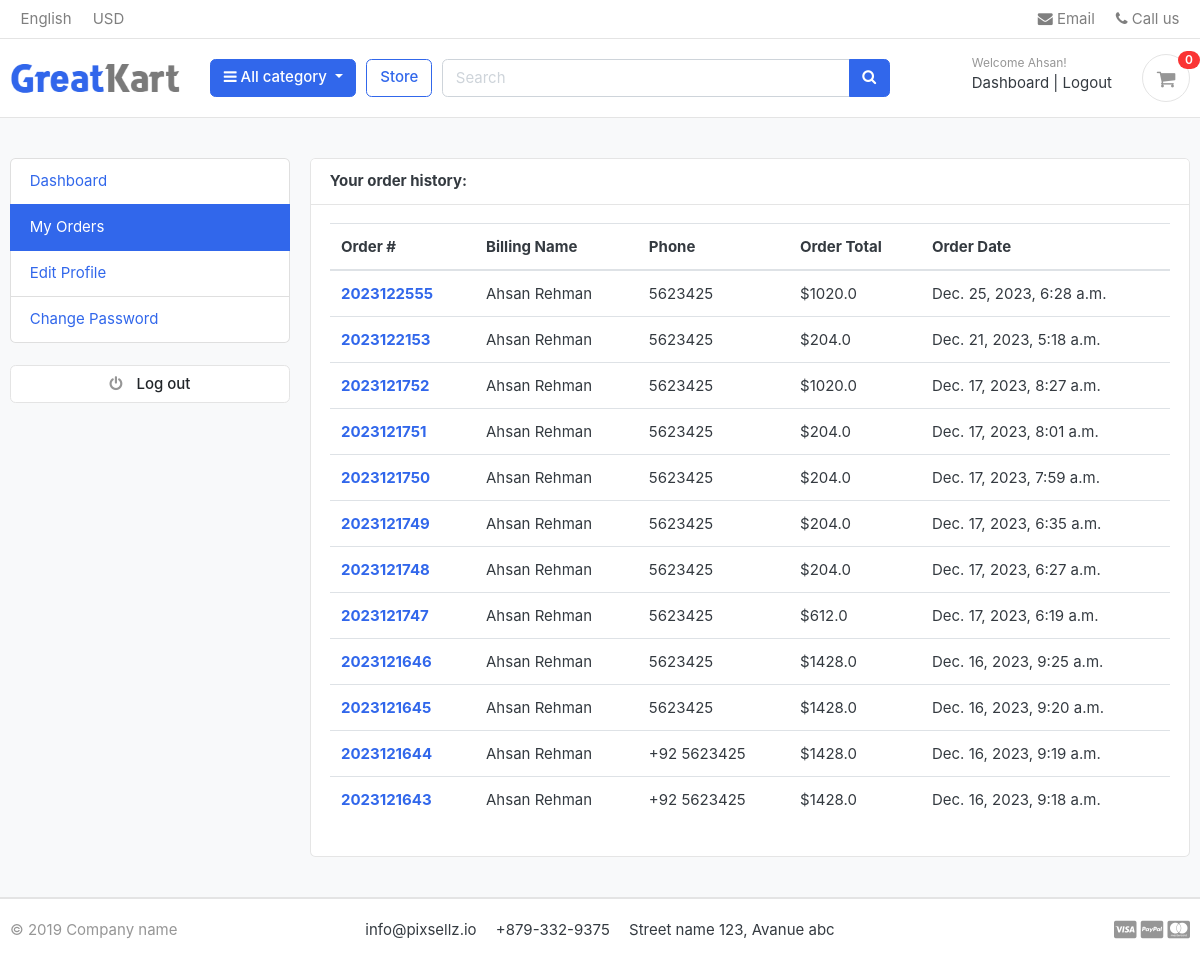
/accounts/my_orders/ (signed in), run on the app's committed database.
### accounts/models.py (models this page shows, shortened)
class Account(AbstractBaseUser):
    first_name=models.CharField(max_length=50)
    last_name=models.CharField(max_length=50)
    username=models.CharField(max_length=50, unique=True)
    email=models.EmailField(max_length=100, unique=True)
    phone_number=models.CharField(max_length=50)
    date_joined=models.DateTimeField(auto_now_add=True)
    last_login=models.DateTimeField(auto_now_add=True)
    is_admin=models.BooleanField(default=False)
    is_staff=models.BooleanField(default=False)
    is_active=models.BooleanField(default=False)
    is_superadmin=models.BooleanField(default=False)
    USERNAME_FIELD='email'
    REQUIRED_FIELDS = ['username', 'first_name', 'last_name']
    objects=MyAccountManager()

### orders/models.py (models this page shows, shortened)
class Order(models.Model):
    STATUS=(('New', 'New'),
            ('Accepted', 'Accepted'),
            ('Completed', 'Completed'),
            ('Cancelled', 'Cancelled'))
    user=models.ForeignKey(Account, on_delete=models.SET_NULL, null=True)
    payment=models.ForeignKey(Payment, on_delete=models.SET_NULL, blank=True, null=True)
    order_number=models.CharField(max_length=20)
    first_name=models.CharField(max_length=50)
    last_name=models.CharField(max_length=50)
    phone=models.CharField(max_length=15)
    email=models.EmailField(max_length=50)
    address_line_1=models.CharField(max_length=50)
    address_line_2=models.CharField(max_length=50, blank=True)
    country=models.CharField(max_length=50)
    city=models.CharField(max_length=50)
    state=models.CharField(max_length=50)
    order_note=models.CharField(max_length=100, blank=True)
    order_total=models.FloatField()
    tax=models.FloatField()
    status=models.CharField(max_length=10, choices=STATUS, default='New')
    ip=models.CharField(max_length=20, blank=True)
    is_ordered=models.BooleanField(default=False)
    created_at=models.DateTimeField(auto_now_add=True)
    updated_at=models.DateTimeField(auto_now=True)
    def full_name(self):
        return f"{self.first_name} {self.last_name}"

### accounts/views.py (the view)
# urls.py: path('my_orders/', views.my_orders, name="my_orders"),
@login_required(login_url="login")
def my_orders(request):
    orders=Order.objects.filter(user=request.user, is_ordered=True).order_by('-created_at')
    return render(request, "accounts/my_orders.html", context={'orders':orders})

### carts/context_processor.py (called while the page is built)
def counter(request):
    cart_count = 0
    if 'admin' in request.path:
        return {}
    else:
        try:
            cart=Cart.objects.filter(cart_id=_cart_id(request))
            if request.user.is_authenticated:
                cart_items=CartItem.objects.all().filter(user=request.user)
            else:
                cart_items=CartItem.objects.all().filter(cart=cart[:1])
            for items in cart_items:
                cart_count+=items.quantity
        except Cart.DoesNotExist:
            cart_count=0
    return dict(cart_count=cart_count)

### carts/views.py (called while the page is built)
def _cart_id(request):
    cart=request.session.session_key
    if not cart:
            cart=request.session.create()
    return cart

### category/context_processor.py (called while the page is built)
def menu_links(request):
    links=Category.objects.all()
    return dict(links=links)

### templates/accounts/my_orders.html (shortened to what this page needs)
{% extends 'base.html' %}
{% block content %}
<section class="section-conten padding-y bg">
<div class="container">
	<div class="row">
	{% include 'includes/dashboard_sidebar.html' %}
	<main class="col-md-9">
		<article class="card">
		<header class="card-header">
			<strong class="d-inline-block mr-3">Your order history:</strong>
		</header>
		<div class="card-body">
			<div class="row">
				<div class="col-md-12">
                  <table class="table table-hover">
                    <thead>
                      <tr>
                        <th scope="col">Order #</th>
                        <th scope="col">Billing Name</th>
                        <th scope="col">Phone</th>
                        <th scope="col">Order Total</th>
                        <th scope="col">Order Date</th>
                      </tr>
                    </thead>
                    <tbody>
                    {% for order in orders %}
                      <tr>
                          <th scope="row"><a href="{% url 'order_details' order.order_number %}">{{order.order_number}}</a></th>
                          <td>{{order.full_name}}</td>
                          <td>{{order.phone}}</td>
                          <td>${{order.order_total}}</td>
                          <td>{{order.updated_at}}</td>
                      </tr>
                    {% endfor %}
                    </tbody>
                  </table>
				</div>
			</div>
		</div>
		</article>
	</main>
</div>
</div>
</section>
{% endblock %}

### templates/includes/navbar.html (shortened to what this page needs)
{% load static %}
<header class="section-header">
<nav class="navbar p-md-0 navbar-expand-sm navbar-light border-bottom">
<div class="container">
  <div class="collapse navbar-collapse" id="navbarTop4">
    <ul class="navbar-nav mr-auto">
    	<li class="nav-item dropdown">
		 	<a href="#" class="nav-link">   English </a>
		</li>
		<li class="nav-item dropdown">
			<a href="#" class="nav-link"> USD </a>
		</li>
    </ul>
    <ul class="navbar-nav">
		<li><a href="#" class="nav-link"> <i class="fa fa-envelope"></i> Email </a></li>
		<li><a href="#" class="nav-link"> <i class="fa fa-phone"></i> Call us </a></li>
	</ul>
  </div>
</div>
</nav>
<section class="header-main border-bottom">
	<div class="container">
<div class="row align-items-center">
	<div class="col-lg-2 col-md-3 col-6">
		<a href="{% url 'home' %}" class="brand-wrap">
			<img class="logo" src="{% static './images/logo.png' %}">
		</a>
	</div>
	<div class="col-lg col-sm col-md col-6 flex-grow-0">
		<div class="category-wrap dropdown d-inline-block float-right">
			<button type="button" class="btn btn-primary dropdown-toggle" data-toggle="dropdown">
				<i class="fa fa-bars"></i> All category
			</button>
		</div>
	</div>
	<a href="{% url 'store' %}" class="btn btn-outline-primary">Store</a>
	<div class="col-lg  col-md-6 col-sm-12 col">
		<form action="{% url 'search' %}" class="search" method="GET">
			<div class="input-group w-100">
			    <input type="text" class="form-control" style="width:60%;" placeholder="Search" name="keyword">
			    <div class="input-group-append">
			      <button class="btn btn-primary" type="submit">
			        <i class="fa fa-search"></i>
			      </button>
			    </div>
		    </div>
		</form>
	</div>
	<div class="col-lg-3 col-sm-6 col-8 order-2 order-lg-3">
				<div class="d-flex justify-content-end mb-3 mb-lg-0">
					{% if user.id is None %}
					<div class="widget-header">
						<small class="title text-muted">Welcome guest!</small>
						<div>
							<a href="{% url 'login' %}">Sign in</a> <span class="dark-transp"> | </span>
							<a href="{% url 'register' %}"> Register</a>
						</div>
					</div>
					{% else %}
					<div class="widget-header">
						<small class="title text-muted">Welcome {{user.first_name}}!</small>
						<div>
							<a href="{% url 'dashboard' %}">Dashboard</a> <span class="dark-transp"> | </span>
							<a href="{% url 'logout' %}"> Logout</a>
						</div>
					</div>
					{% endif %}
					<a href="{% url 'cart' %}" class="widget-header pl-3 ml-3">
						<div class="icon icon-sm rounded-circle border"><i class="fa fa-shopping-cart"></i></div>
						<span class="badge badge-pill badge-danger notify">{{cart_count}}</span>
					</a>
				</div>
			</div>
</div>
	</div>
</section>
</header>

### static/css/ui.css (style rules this page uses)
html { font-family: "Inter", sans-serif; font-size: 15px; }
.icon-xs, .icon-sm, .icon-md, .icon-lg { display: inline-block; text-align: center; flex-shrink: 0; flex-grow: 0; }
.icon-sm { width: 48px; height: 48px; line-height: 48px !important; font-size: 20px; }
.padding-y { padding-top: 40px; padding-bottom: 40px; }
article:after, .form-group:after { display: block; clear: both; content: ""; }
.bg { background-color: #f8f9fa; }
.header-main { position: relative; padding-top: 1rem; padding-bottom: 1rem; }
.brand-wrap .logo, .navbar-brand .logo { margin-right: 7px; max-height: 42px; display: inline-block; }
.widget-header { display: inline-block; vertical-align: middle; position: relative; }
.widget-header a { color: #343a40; }
.widget-header i { color: #969696; }
.widget-header .title { display: block; }
.widget-header .notify { position: absolute; top: -3px; right: -10px; }
.notify { position: absolute; top: -4px; right: -10px; display: inline-block; padding: 0.25em 0.6em; font-size: 12px; line-height: 1; text-align: center; border-radius: 3rem; color: #fff; background-color: #fa3434; }

### data on the page
Account: first_name "Ahsan"
Order: order_number "2023122555", full_name "Ahsan Rehman", phone "5623425", order_total "1020.0", updated_at "Dec. 25, 2023, 6:28 a.m."
Order: order_number "2023122153", full_name "Ahsan Rehman", phone "5623425", order_total "204.0", updated_at "Dec. 21, 2023, 5:18 a.m."
Order: order_number "2023121752", full_name "Ahsan Rehman", phone "5623425", order_total "1020.0", updated_at "Dec. 17, 2023, 8:27 a.m."
Order: order_number "2023121751", full_name "Ahsan Rehman", phone "5623425", order_total "204.0", updated_at "Dec. 17, 2023, 8:01 a.m."
Order: order_number "2023121750", full_name "Ahsan Rehman", phone "5623425", order_total "204.0", updated_at "Dec. 17, 2023, 7:59 a.m."
Order: order_number "2023121749", full_name "Ahsan Rehman", phone "5623425", order_total "204.0", updated_at "Dec. 17, 2023, 6:35 a.m."
Order: order_number "2023121748", full_name "Ahsan Rehman", phone "5623425", order_total "204.0", updated_at "Dec. 17, 2023, 6:27 a.m."
Order: order_number "2023121747", full_name "Ahsan Rehman", phone "5623425", order_total "612.0", updated_at "Dec. 17, 2023, 6:19 a.m."
Order: order_number "2023121646", full_name "Ahsan Rehman", phone "5623425", order_total "1428.0", updated_at "Dec. 16, 2023, 9:25 a.m."
Order: order_number "2023121645", full_name "Ahsan Rehman", phone "5623425", order_total "1428.0", updated_at "Dec. 16, 2023, 9:20 a.m."
Order: order_number "2023121644", full_name "Ahsan Rehman", phone "+92 5623425", order_total "1428.0", updated_at "Dec. 16, 2023, 9:19 a.m."
Order: order_number "2023121643", full_name "Ahsan Rehman", phone "+92 5623425", order_total "1428.0", updated_at "Dec. 16, 2023, 9:18 a.m."

### other printed values
{{ cart_count }} "0"
